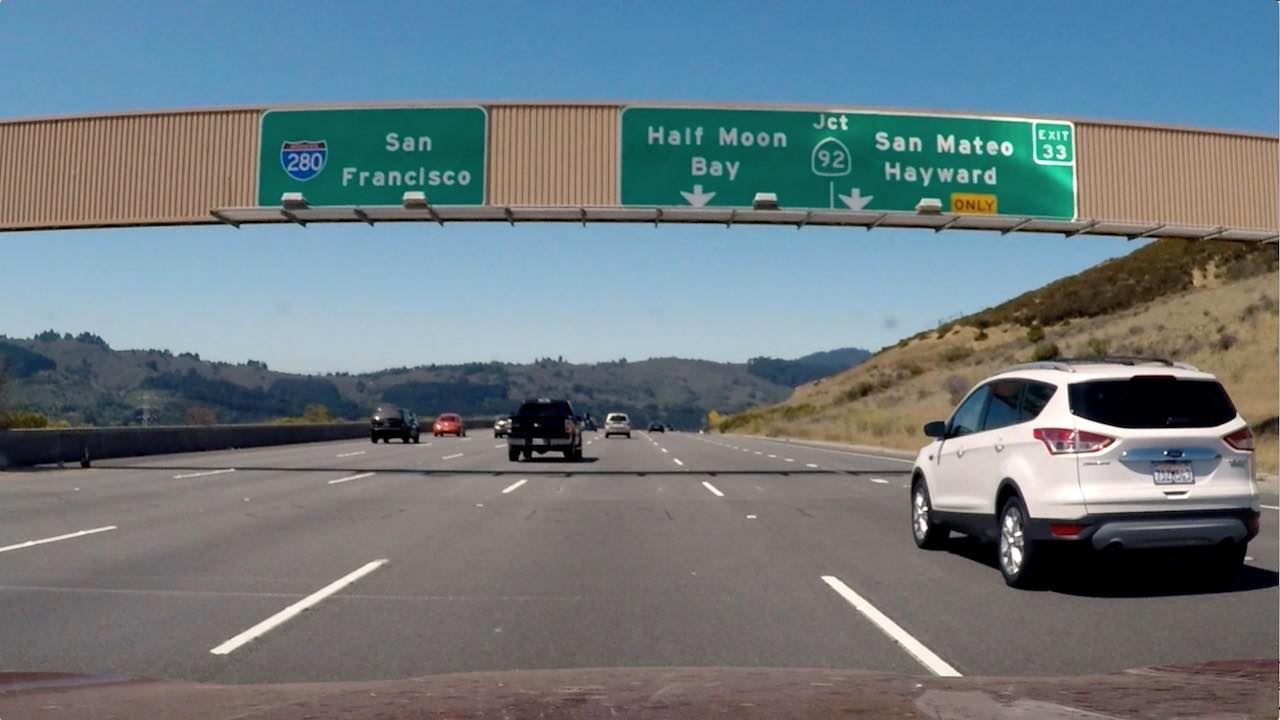
#> input picture self-driving-car-engineer-nd/color_spaces/signs_vehicles_xygrad.png, 1280 x 720 px
$ python threshold_test.py   (older library calls are emulated)
#> lines starting #> are read from the running program, lines starting #| are printed output that depends on the picture; after the words box and inside, x2 and y2 are one past the last pixel; in counts of white or black regions, pixels touching at a corner belong together
import numpy as np
import cv2
import matplotlib.pyplot as plt
import matplotlib.image as mpimg


image = mpimg.imread("signs_vehicles_xygrad.png")
#> image is the input picture: shape (720, 1280, 3) float32; mean R, G, B 0.428, 0.477, 0.5


# helper functions
def grayscale(image):
    return cv2.cvtColor(image, cv2.COLOR_RGB2GRAY)

def do_sobel(image, orient = 'x', sobel_kernel = 3):

    return np.absolute(cv2.Sobel(image, cv2.CV_64F, 1, 0, sobel_kernel)) if orient == 'x' else np.absolute(cv2.Sobel(image, cv2.CV_64F, 0, 1, sobel_kernel))


def create_binary_image(image, threshold = (0, 255)):

    binary_output = np.zeros_like(image)
    binary_output[(image >= threshold[0]) & (image <= threshold[1])] = 1

    return binary_output

# end helper functions


def abs_sobel_thresh(image, orient = 'x', sobel_kernel = 3, thresh = (0, 255)):

    sobel = do_sobel(grayscale(image), orient, sobel_kernel)

    abs_sobel = np.absolute(sobel)

    scaled_sobel = (255 * abs_sobel / np.max(abs_sobel))

    binary_sobel = np.zeros_like(scaled_sobel)
    binary_sobel[(scaled_sobel >= thresh[0]) & (scaled_sobel <= thresh[1])] = 1

    return binary_sobel


def mag_thresh(image, sobel_kernel = 3, mag_thresh = (0, 255)):

    gray = grayscale(image)

    abs_sobel_x = do_sobel(gray, orient = 'x', sobel_kernel = sobel_kernel)
    abs_sobel_y = do_sobel(gray, orient = 'y', sobel_kernel = sobel_kernel)

    magnitude = np.sqrt(abs_sobel_x ** 2 + abs_sobel_y ** 2)

    scaled_mag = np.uint8(255 * magnitude / np.max(magnitude))

    mag_binary = create_binary_image(scaled_mag, mag_thresh)

    return mag_binary

def dir_threshold(image, sobel_kernel = 3, thresh = (0, np.pi / 2)):

    gray = grayscale(image)

    abs_sobel_x = do_sobel(gray, 'x', sobel_kernel)
    abs_sobel_y = do_sobel(gray, 'y', sobel_kernel)

    grad_dir = np.arctan2(abs_sobel_y, abs_sobel_x)

    binary_grad = create_binary_image(grad_dir, thresh)

    return binary_grad


# test
if __name__ == "__main__":
    ksize = 3
    gradx = abs_sobel_thresh(image, orient = 'x', sobel_kernel = ksize, thresh = (20, 100))
#> in grayscale, `return cv2.cvtColor(image, cv2.COLOR_RGB2GRAY)`:
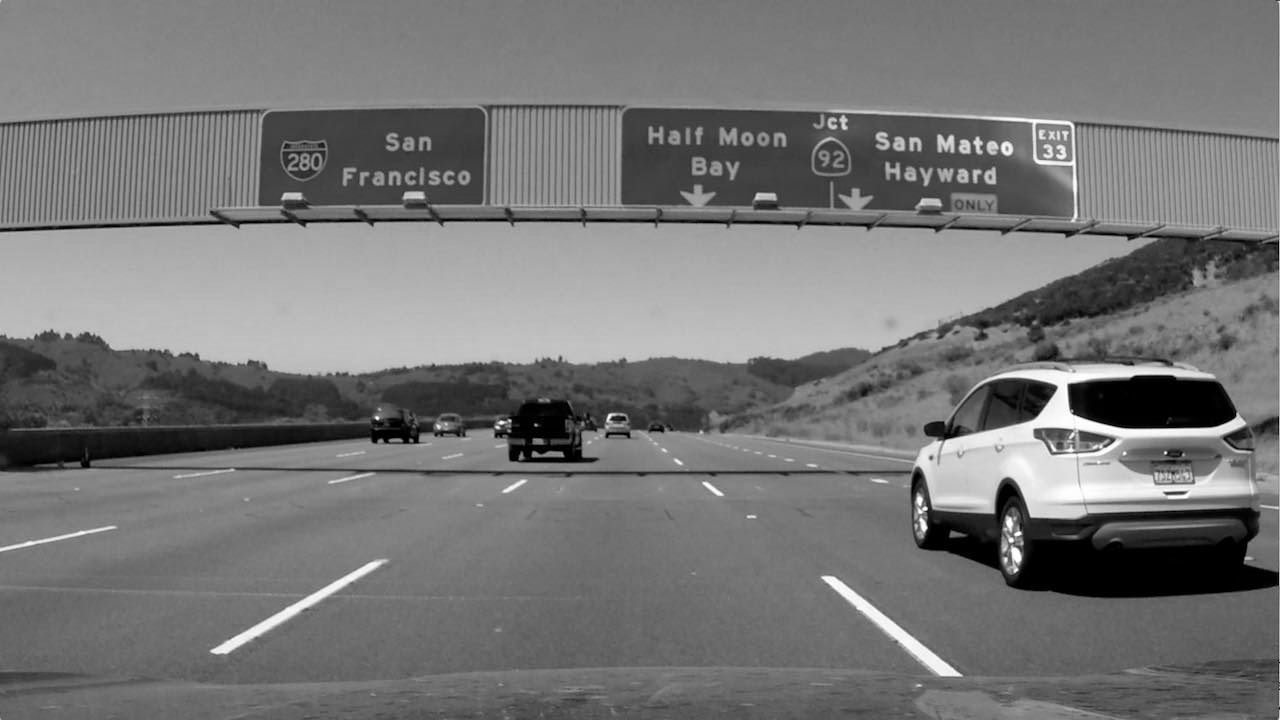
#> returned value: shape (720, 1280) float32; min 0, max 0.999, mean 0.465
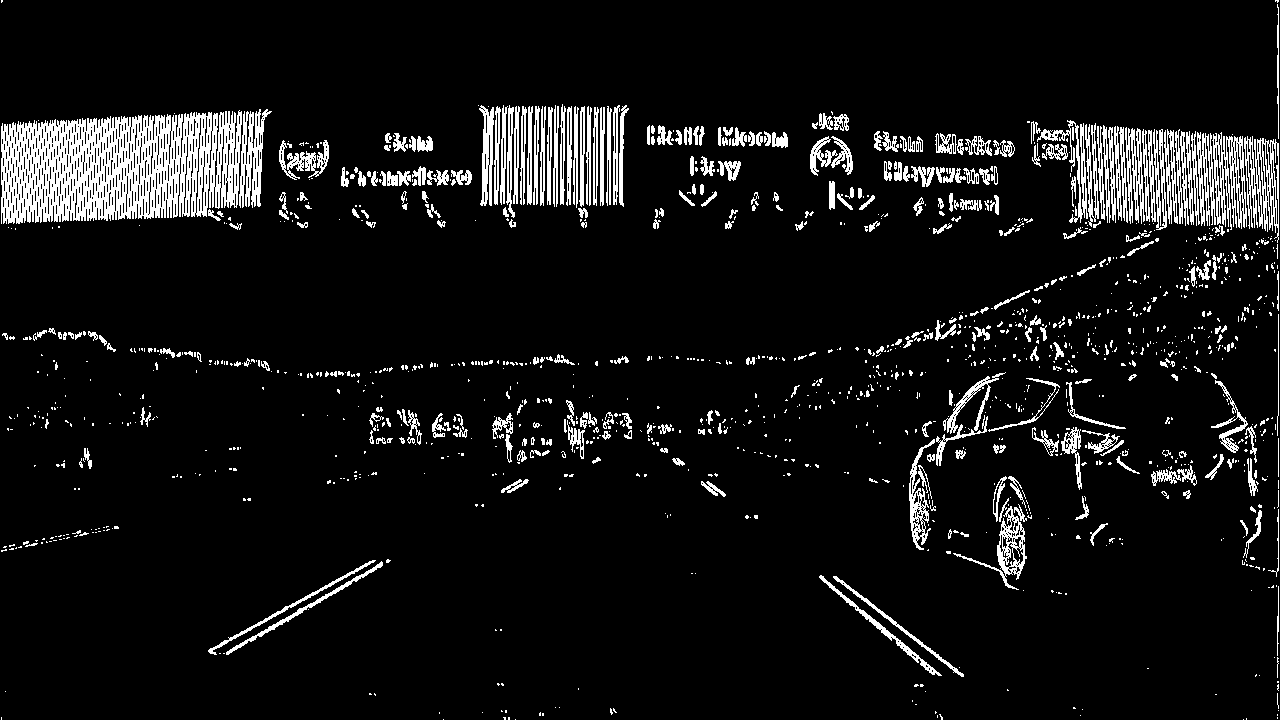
#> gradx: shape (720, 1280) float64; values 0 (black) and 1 (white), 7.9% white; 1379 white regions (1040 under 20 px), largest, box (x1, y1, x2, y2) and area: (1, 110, 242, 224) 18700, (1197, 132, 1247, 230) 2653, (1244, 136, 1279, 243) 1807
    grady = abs_sobel_thresh(image, orient = 'x', sobel_kernel = ksize, thresh = (20, 100))

    mag_binary = mag_thresh(image, sobel_kernel = ksize, mag_thresh = (30, 100))
#> in mag_thresh, `mag_binary = create_binary_image(scaled_mag, mag_thresh)`: mag_binary: shape (720, 1280); values 0 (black) and 1 (white), 9.8% white in thin lines or dots

    dir_binary = dir_threshold(image, sobel_kernel = 15, thresh = (0.7, 1.3))
#> in dir_threshold, `grad_dir = np.arctan2(abs_sobel_y, abs_sobel_x)`:
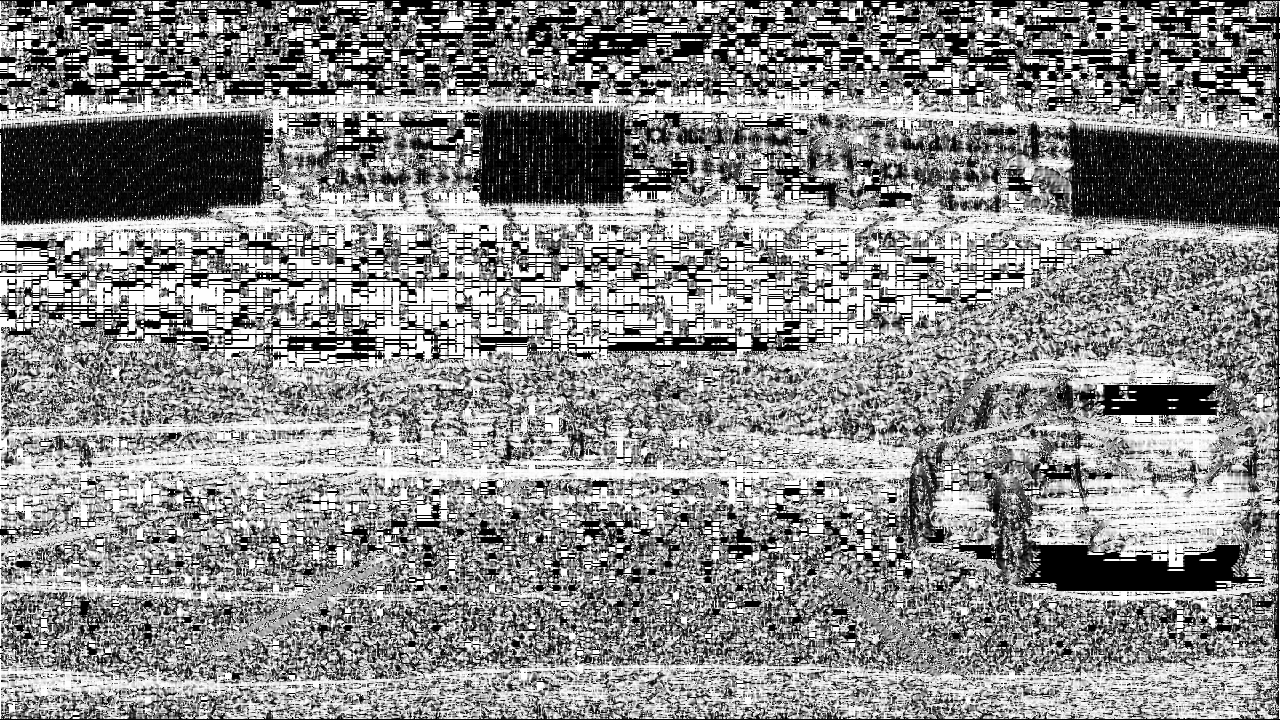
#> grad_dir: shape (720, 1280) float64; min 0, max 1.57, mean 0.861; drawn with min black and max white
#> in dir_threshold, `binary_grad = create_binary_image(grad_dir, thresh)`:
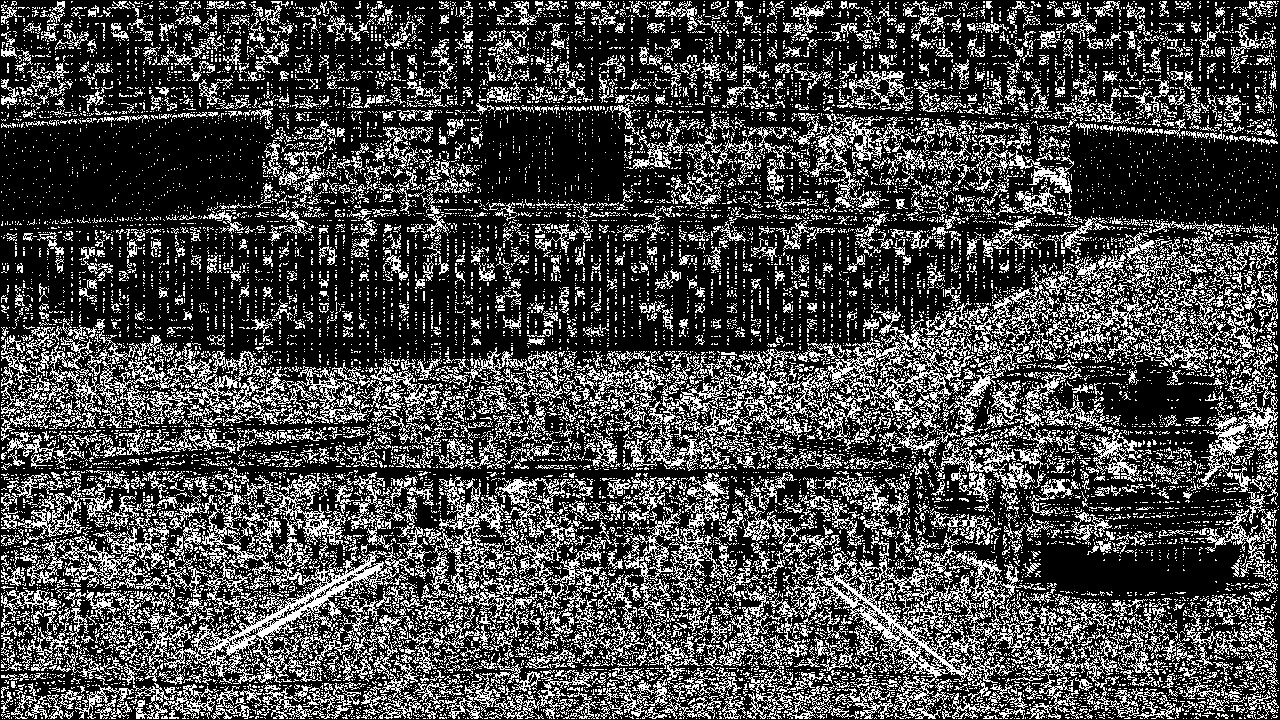
#> binary_grad: shape (720, 1280) float64; values 0 (black) and 1 (white), 28.2% white in thin lines or dots

    print("Sobel X")
    plt.imshow(gradx, cmap = "gray")
    plt.show()

    print("Sobel Y")
    plt.imshow(grady, cmap = "gray")
    plt.show()

    print("Binary magnitude")
    plt.imshow(mag_binary, cmap = "gray")
    plt.show()

    print("Binary direction")
    plt.imshow(dir_binary, cmap = "gray")
    plt.show()
